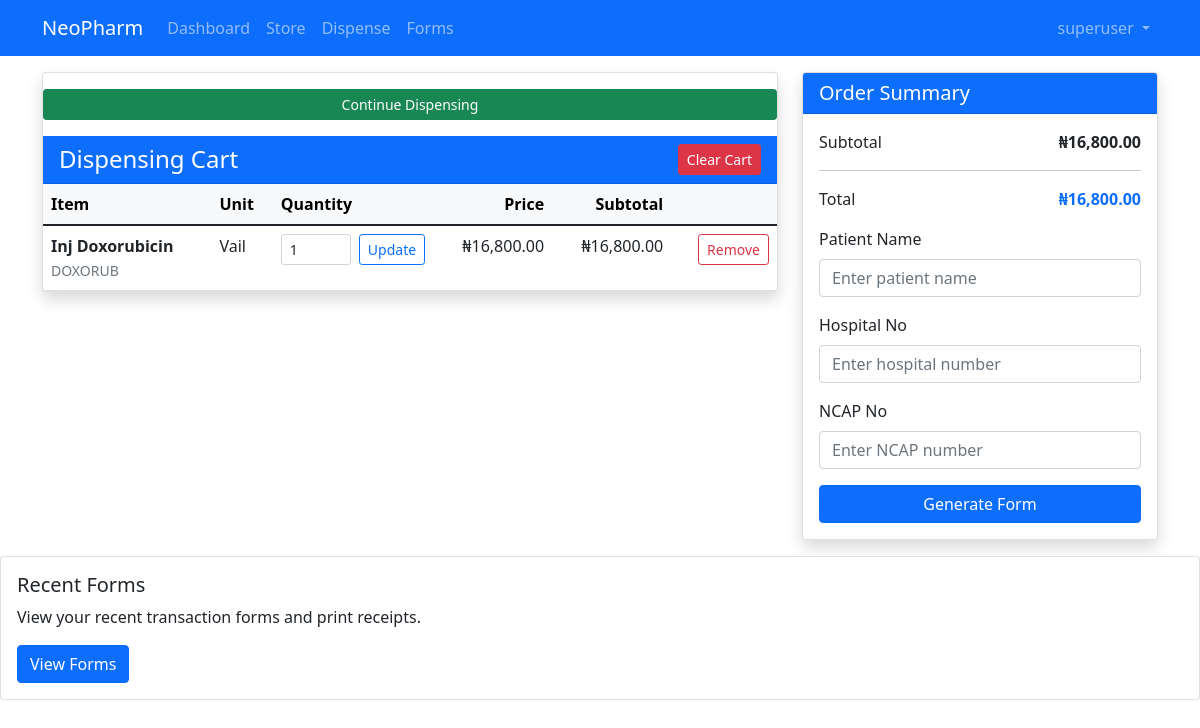
Before: /cart/ (signed in) with the older database file.
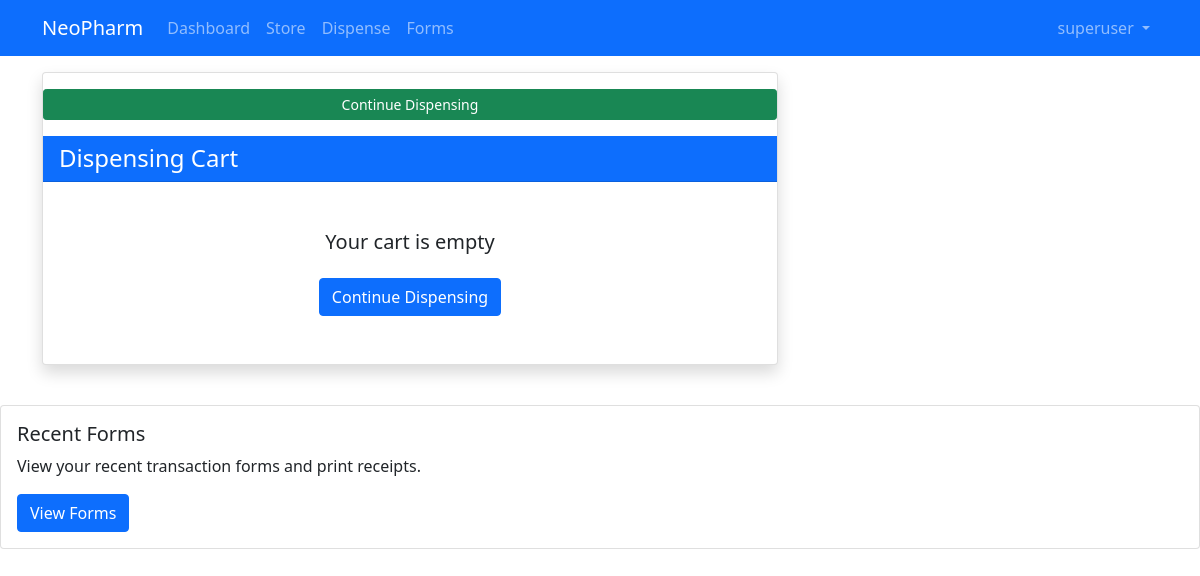
After: the same page with the newer database file.
### pharmacy/models.py (models this page shows, shortened)
class User(AbstractUser):
    groups = models.ManyToManyField(Group, related_name="pharmacy_user_groups", blank=True)
    user_permissions = models.ManyToManyField(Permission, related_name="pharmacy_user_permissions", blank=True)
    username = models.CharField(max_length=200, null=True, blank=True)
    mobile = models.CharField(max_length=20, unique=True)
    USERNAME_FIELD = 'mobile'
    REQUIRED_FIELDS = ['username']

class Cart(models.Model):
    user = models.ForeignKey(User, on_delete=models.SET_NULL, null=True, blank=True)
    form = models.ForeignKey('Form', on_delete=models.CASCADE, null=True, blank=True, related_name='cart_items')
    lpacemaker_drug = models.ForeignKey(LpacemakerDrugs, on_delete=models.CASCADE, null=True, blank=True)
    ncap_drug = models.ForeignKey(NcapDrugs, on_delete=models.CASCADE, null=True, blank=True)
    oncology_drug = models.ForeignKey(OncologyPharmacy, on_delete=models.CASCADE, null=True, blank=True)
    brand = models.CharField(max_length=200, blank=True, null=True)
    unit = models.CharField(max_length=200, choices=UNIT, blank=True, null=True)
    quantity = models.PositiveIntegerField(default=1)
    price = models.DecimalField(max_digits=12, decimal_places=2, default=0)
    subtotal = models.DecimalField(max_digits=12, decimal_places=2, default=0)
    total = models.DecimalField(max_digits=12, decimal_places=2, default=0)
    cart_id = ShortUUIDField(unique=True, length=5, max_length=50, prefix='CID: ', alphabet='1234567890')
    created_at = models.DateTimeField(auto_now_add=True)
    @property
    def get_item(self):
        return self.lpacemaker_drug or self.ncap_drug or self.oncology_drug

class LpacemakerDrugs(models.Model):
    name = models.CharField(max_length=200)
    dosage_form = models.CharField(max_length=200, choices=DOSAGE_FORM, blank=True, null=True)
    brand = models.CharField(max_length=200, blank=True, null=True)
    unit = models.CharField(max_length=200, choices=UNIT, blank=True, null=True)
    price = models.DecimalField(max_digits=12, decimal_places=2, default=0)
    stock = models.PositiveIntegerField(default=0, null=True, blank=True)
    exp_date = models.DateField(null=True, blank=True)
    class Meta:
        ordering = ('name',)

### pharmacy/views.py (the view)
# urls.py: path('cart/', views.cart, name='cart'),
@login_required
def cart(request):
    if not request.user.is_authenticated:
        return redirect('store:index')
    cart_items = Cart.objects.filter(user=request.user)
    total_price = sum(item.subtotal for item in cart_items)
    final_total = total_price  # Since we removed discounts
    return render(request, 'store/cart.html', {
        'cart_items': cart_items,
        'total_price': total_price,
        'final_total': final_total
    })

### pharmacy/templates/store/cart.html (shortened to what this page needs)
{% extends 'base.html' %}
{% load humanize %}
{% block content %}
<div class="container">
    <div class="row my-3">
        <div class="col-lg-8">
            <div class="card shadow mb-4">
                <a href="{% url 'store:dispense' %}" class="btn btn-sm btn-success my-3">
                     Continue Dispensing
                </a>
                <div class="card-header bg-primary text-white d-flex justify-content-between align-items-center">
                    <h4 class="mb-0">Dispensing Cart</h4>
                    {% if cart_items %}
                    <form action="{% url 'store:clear_cart' %}" method="POST" style="display: inline;">
                        <button type="submit"
                                class="btn btn-danger btn-sm"
                                onclick="return confirm('Are you sure you want to clear the cart?')">
                             Clear Cart
                        </button>
                    </form>
                    {% endif %}
                </div>
                <div class="card-body p-0">
                    {% if cart_items %}
                    <div class="table-responsive">
                        <table class="table table-hover mb-0">
                            <thead class="table-light">
                                <tr>
                                    <th>Item</th>
                                    <th>Unit</th>
                                    <th>Quantity</th>
                                    <th class="text-end">Price</th>
                                    <th class="text-end">Subtotal</th>
                                    <th></th>
                                </tr>
                            </thead>
                            <tbody>
                                {% for item in cart_items %}
                                <tr>
                                    <td>
                                        <strong>{{ item.get_item.name }}</strong>
                                        <br>
                                        <small class="text-muted">{{ item.get_item.brand }}</small>
                                    </td>
                                    <td>{{ item.unit }}</td>
                                    <td style="width: 150px;">
                                        <form action="{% url 'store:update_cart' item.id %}" method="POST" class="d-flex gap-2">
                                            <input type="number"
                                                   name="quantity"
                                                   value="{{ item.quantity }}"
                                                   min="1"
                                                   class="form-control form-control-sm"
                                                   style="width: 70px">
                                            <button type="submit" class="btn btn-sm btn-outline-primary">
                                                 Update
                                            </button>
                                        </form>
                                    </td>
                                    <td class="text-end">₦{{ item.price|floatformat:2|intcomma }}</td>
                                    <td class="text-end">₦{{ item.subtotal|floatformat:2|intcomma }}</td>
                                    <td class="text-end">
                                        <form action="{% url 'store:remove_from_cart' item.id %}" method="POST" class="d-inline">
                                            <button type="submit"
                                                    class="btn btn-sm btn-outline-danger"
                                                    onclick="return confirm('Are you sure you want to remove this item?')">
                                                 Remove
                                            </button>
                                        </form>
                                    </td>
                                </tr>
                                {% endfor %}
                            </tbody>
                        </table>
                    </div>
                    {% else %}
                    <div class="text-center py-5">
                        <h5>Your cart is empty</h5>
                        <a href="{% url 'store:dispense' %}" class="btn btn-primary mt-3">
                             Continue Dispensing
                        </a>
                    </div>
                    {% endif %}
                </div>
            </div>
        </div>
        {% if cart_items %}
        <div class="col-lg-4">
            <div class="card shadow">
                <div class="card-header bg-primary text-white">
                    <h5 class="mb-0">Order Summary</h5>
                </div>
                <div class="card-body">
                    <div class="d-flex justify-content-between mb-2">
                        <span>Subtotal</span>
                        <strong>₦{{ total_price|floatformat:2|intcomma }}</strong>
                    </div>
                    <hr>
                    <div class="d-flex justify-content-between mb-3">
                        <span>Total</span>
                        <strong class="text-primary">₦{{ final_total|floatformat:2|intcomma }}</strong>
                    </div>
                    <form method="post" action="{% url 'store:receipt' %}" class="mt-3">
                        <div class="mb-3">
                            <label class="form-label">Patient Name</label>
                            <input type="text" name="buyer_name" class="form-control" placeholder="Enter patient name" required>
                        </div>
                        <div class="mb-3">
                            <label class="form-label">Hospital No</label>
                            <input type="text" name="hospital_no" class="form-control" placeholder="Enter hospital number" required>
                        </div>
                        <div class="mb-3">
                            <label class="form-label">NCAP No</label>
                            <input type="text" name="ncap_no" class="form-control" placeholder="Enter NCAP number">
                        </div>
                        <button type="submit" class="btn btn-primary w-100">
                             Generate Form
                        </button>
                    </form>
                </div>
            </div>
        </div>
        {% endif %}
    </div>
</div>
<div class="card mt-3">
    <div class="card-body">
        <h5 class="card-title">Recent Forms</h5>
        <p class="card-text">View your recent transaction forms and print receipts.</p>
        <a href="{% url 'store:forms' %}" class="btn btn-primary">
             View Forms
        </a>
    </div>
</div>
{% endblock %}

### templates/base.html (shortened to what this page needs)
<!DOCTYPE html>
<html lang="en">
<head>
    <link href="https://cdn.jsdelivr.net/npm/bootstrap@5.1.3/dist/css/bootstrap.min.css" rel="stylesheet">
</head>
<body>
    <nav class="navbar navbar-expand-lg navbar-dark bg-primary">
        <div class="container">
            <a class="navbar-brand" href="{% url 'store:dashboard' %}">NeoPharm</a>
            <div class="collapse navbar-collapse" id="navbarNav">
                <ul class="navbar-nav me-auto">
                    <li class="nav-item">
                        <a class="nav-link" href="{% url 'store:dashboard' %}">
                             Dashboard
                        </a>
                    </li>
                    <li class="nav-item">
                        <a class="nav-link" href="{% url 'store:store' %}">
                             Store
                        </a>
                    </li>
                    <li class="nav-item">
                        <a class="nav-link" href="{% url 'store:dispense' %}">
                             Dispense
                        </a>
                    </li>
                    <li class="nav-item">
                        <a class="nav-link" href="{% url 'store:forms' %}">
                             Forms
                        </a>
                    </li>
                </ul>
                <ul class="navbar-nav">
                    {% if user.is_authenticated %}
                    <li class="nav-item dropdown">
                        <a class="nav-link dropdown-toggle" href="#" id="userDropdown" role="button"
                           data-bs-toggle="dropdown">
                            {% if user.username %}
                                {{ user.username }}
                            {% else %}
                                {{ user.mobile }}
                            {% endif %}
                        </a>
                    </li>
                    {% else %}
                    <li class="nav-item">
                        <a class="nav-link" href="{% url 'store:index' %}">Login</a>
                    </li>
                    {% endif %}
                </ul>
            </div>
        </div>
    </nav>
    {% block content %}
    {% endblock %}
</body>
</html>

Changed rows visible on the page:
removed Cart: get_item.name "Inj Doxorubicin", get_item.brand "DOXORUB", unit "Vail", quantity "1", price "16,800.00", subtotal "16,800.00"
Other visible differences:
{{ total_price|floatformat:2|intcomma }}: "16,800.00" → (not shown)
{{ final_total|floatformat:2|intcomma }}: "16,800.00" → (not shown)
text no longer shown: "Clear Cart Item Unit Quantity Price Subtotal Order Summary Subtotal ₦ Total ₦ Patient Name Hospital No NCAP No Generate Form"
text now shown: "Your cart is empty Continue Dispensing"
